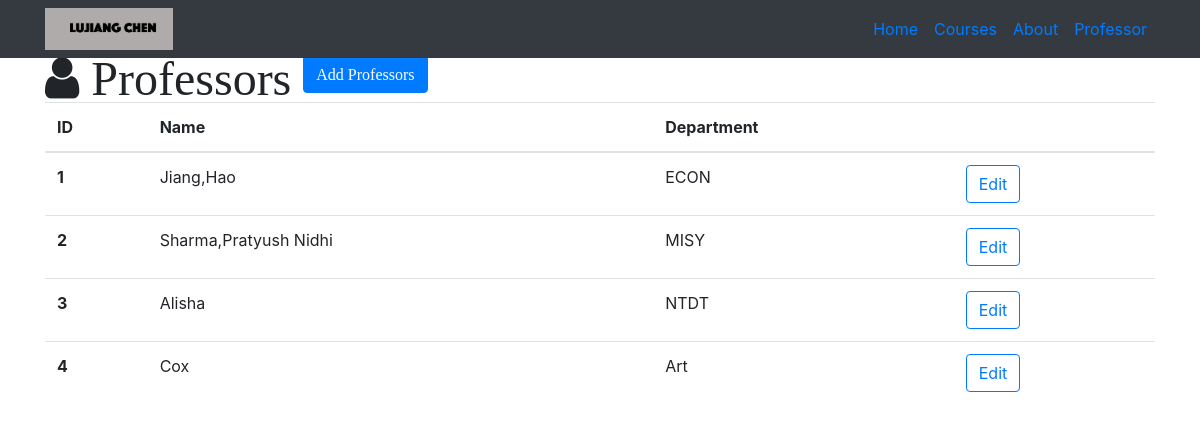
The app's page /professors with its own data.
### resume.py (models this page shows)
class Professor(db.Model):
    __tablename__ = 'professors'
    id = db.Column(db.Integer, primary_key=True)
    name = db.Column(db.String(64))
    department = db.Column(db.String(64))
    courses = db.relationship('Course', backref='professor')

### resume.py (the view)
@app.route('/professors')
def professors():
    professors = Professor.query.all()
    return render_template('professors.html', professors=professors)

### templates/professors.html (shortened to what this page needs)
{% extends "home-base.html" %}
{% block page_content %}
<div class="container">
<i class="fa fa-user fa-3x" aria-hidden="true"> Professors
  <a id="add" href="/professor/add" class="btn btn-primary" role="button" aria-disabled="true">Add Professors</a>
</i>
{% if professors %}
   <table class="table">
     <thead>
       <tr>
         <th>ID</th>
         <th>Name</th>
         <th>Department</th>
         <th></th>
       </tr>
     </thead>
     <tbody>
       {% for professor in professors %}
       <tr>
           <th scope="row">{{ professor.id }}</th>
           <td>{{ professor.name }}</td>
           <td>{{ professor.department }}</td>
           <td>
             <a href="/professor/edit/{{professor.id}}" class="btn btn-outline-primary" role="button" aria-disabled="true">Edit</a>
           </td>
       </tr>
       {% endfor%}
     </tbody>
   </table>
   {% else %}
      <h3>there is no professors in the database yet.</h3>
    {% endif %}
 </div>
 {% endblock%}

### static/resume.css (style rules this page uses)
body { padding-top: 54px; }

### records on screen
Professor: id "1", name "Jiang,Hao", department "ECON"
Professor: id "2", name "Sharma,Pratyush Nidhi", department "MISY"
Professor: id "3", name "Alisha", department "NTDT"
Professor: id "4", name "Cox", department "Art"
